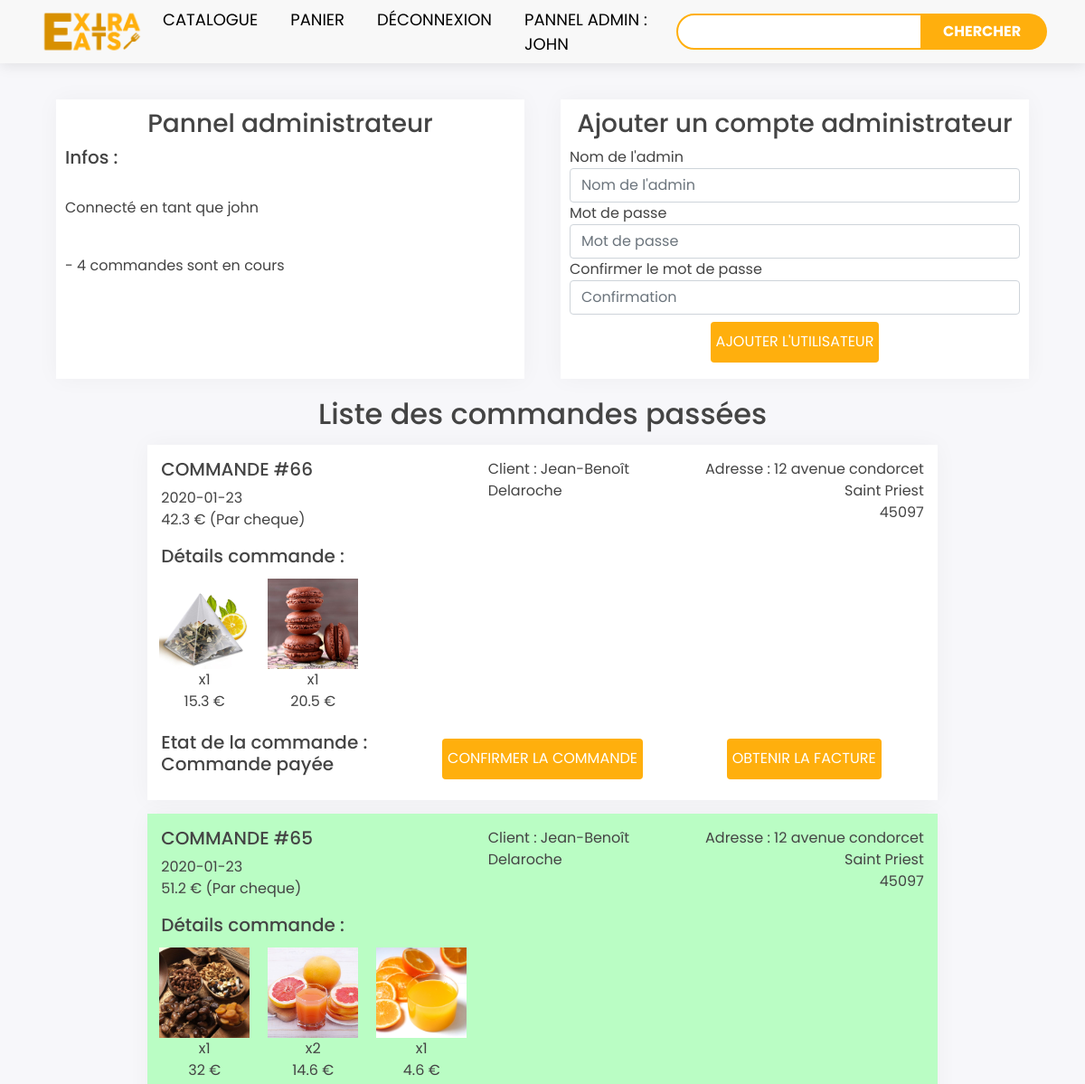
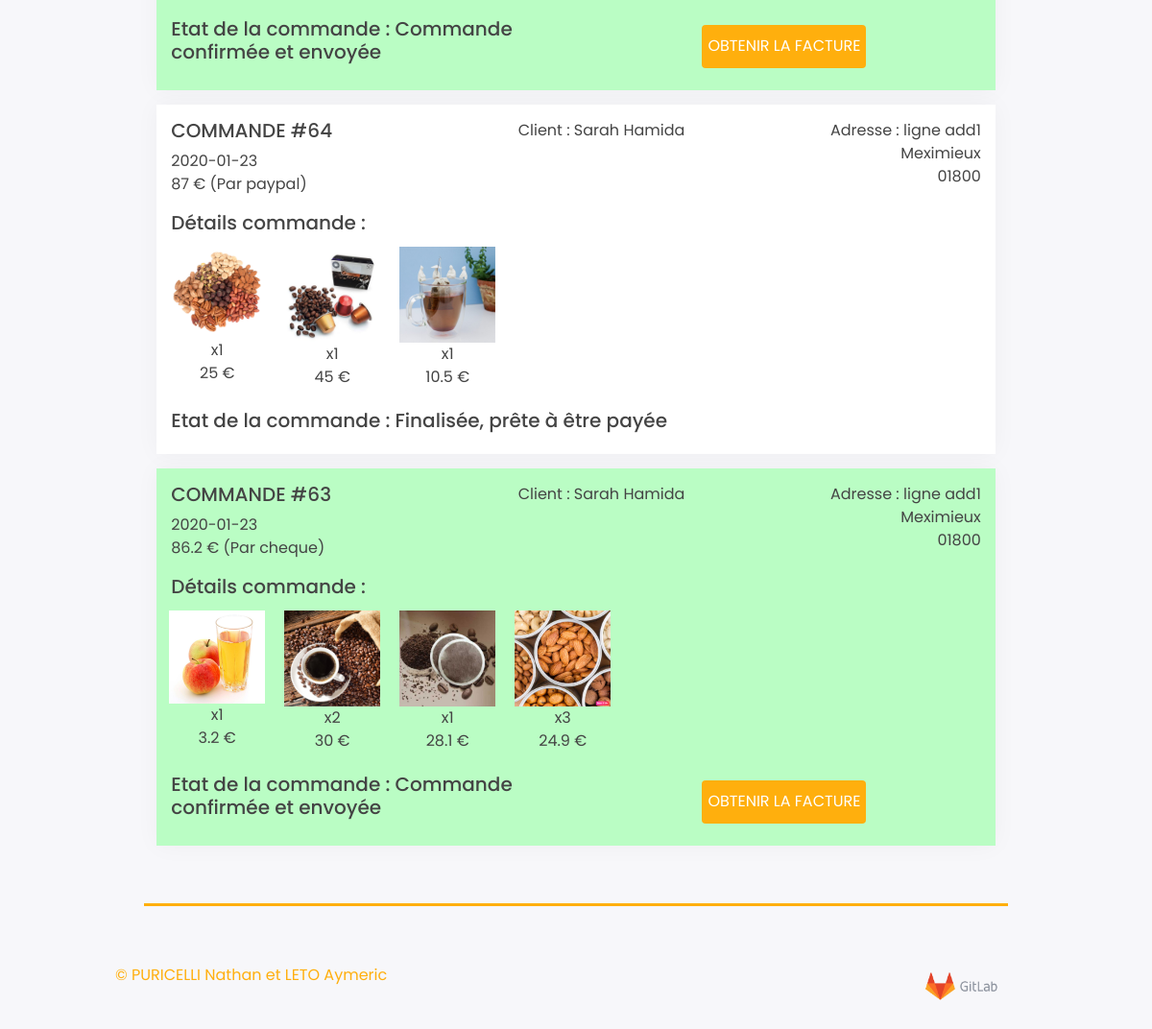
The page /index.php?page=adminPannel (signed in) on the database as committed earlier (2 pictures, top to bottom).
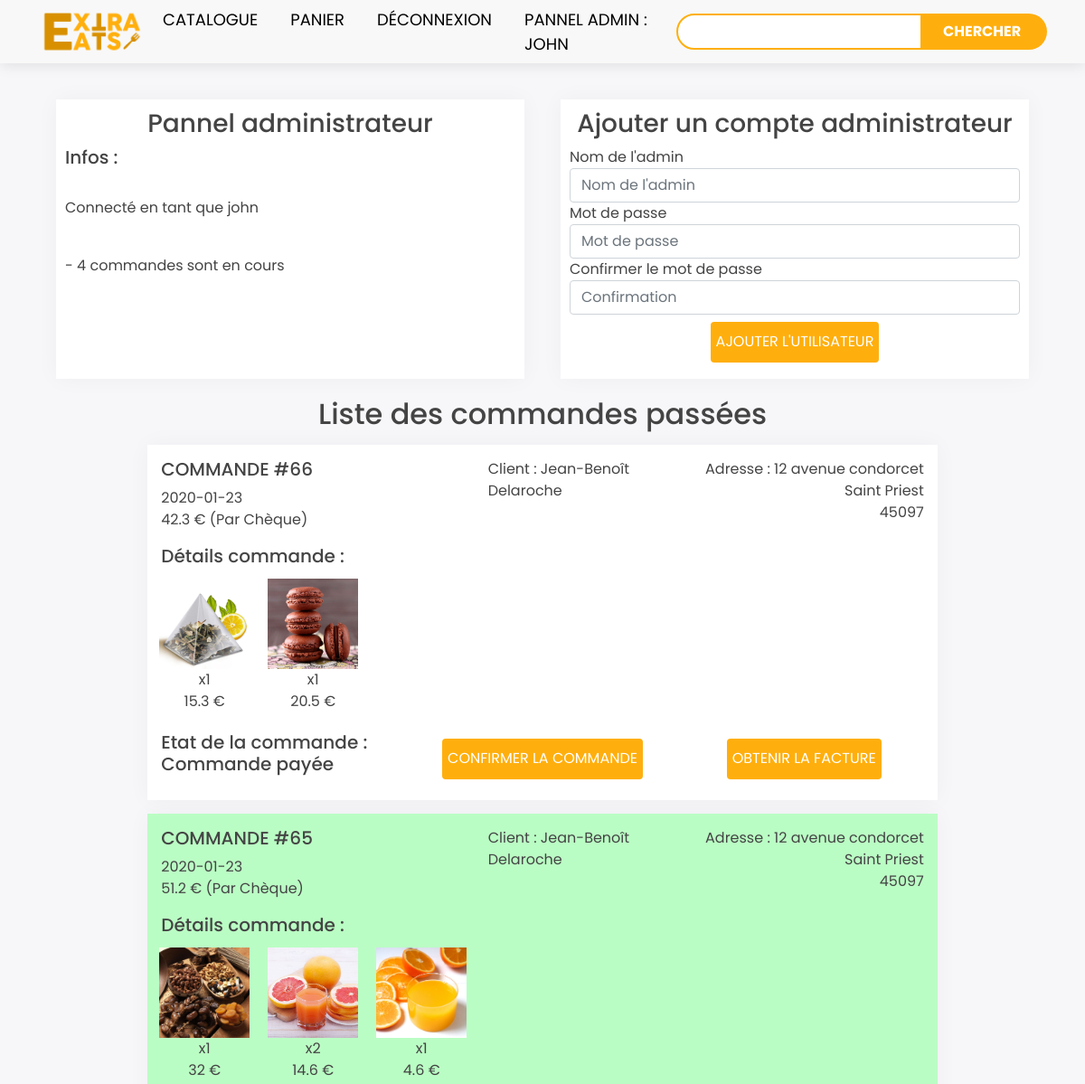
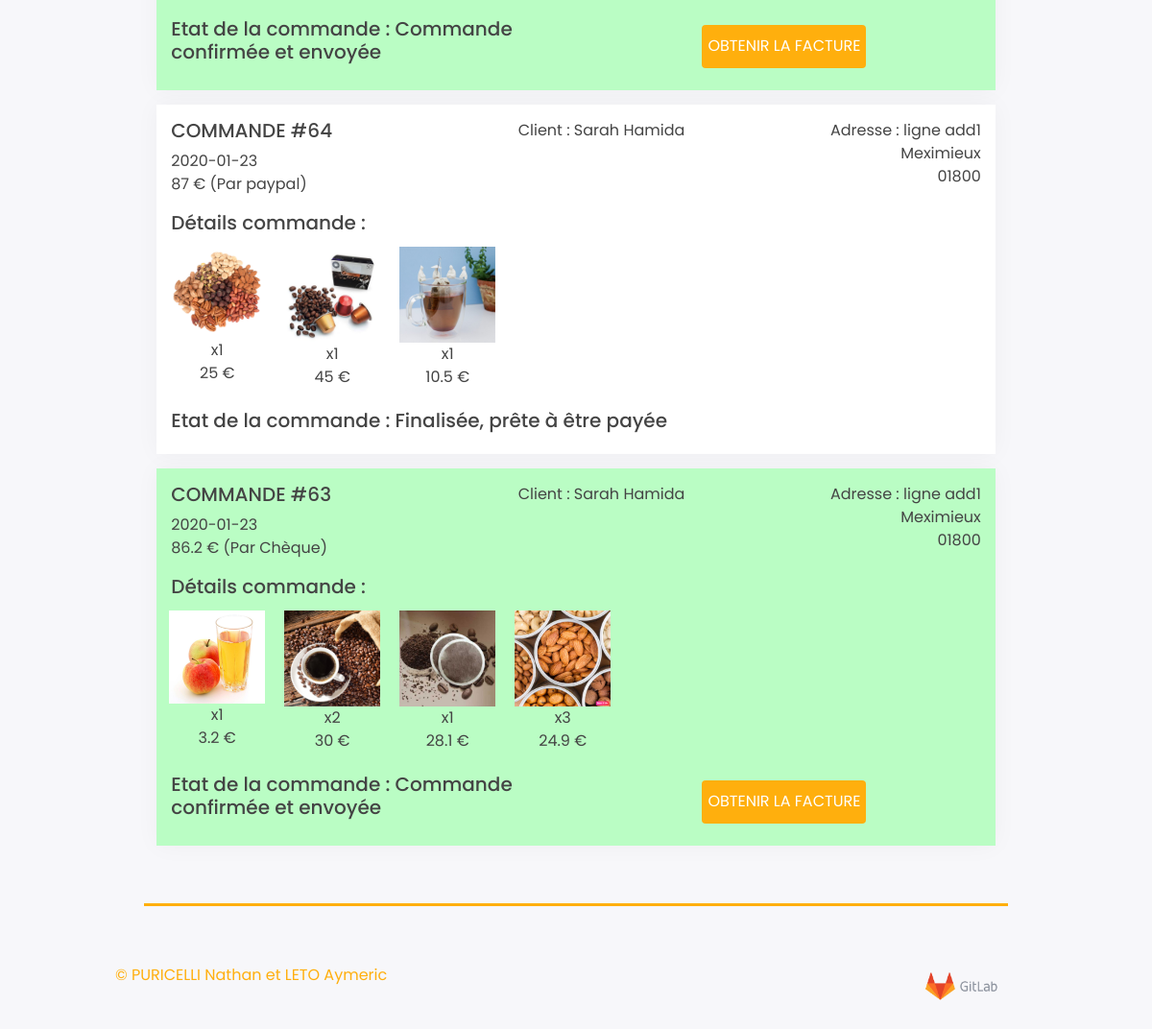
The same page on the database as committed later (2 pictures, top to bottom).
### tables this page shows
CREATE TABLE `orders` (
  `id` int(20) NOT NULL,
  `customer_id` varchar(100) NOT NULL,
  `registered` int(11) NOT NULL,
  `delivery_add_id` int(11) DEFAULT NULL,
  `payment_type` varchar(6) DEFAULT NULL,
  `date` date DEFAULT NULL,
  `status` tinyint(4) NOT NULL,
  `session` varchar(100) NOT NULL,
  `total` float DEFAULT NULL
);

CREATE TABLE `customers` (
  `id` int(11) NOT NULL,
  `forname` varchar(50) NOT NULL,
  `surname` varchar(50) NOT NULL,
  `add1` varchar(50) NOT NULL,
  `add2` varchar(50) NOT NULL,
  `add3` varchar(50) NOT NULL,
  `postcode` varchar(10) NOT NULL,
  `phone` varchar(20) NOT NULL,
  `email` varchar(150) NOT NULL,
  `registered` tinyint(4) NOT NULL
);

CREATE TABLE `delivery_addresses` (
  `id` int(11) NOT NULL,
  `firstname` varchar(50) NOT NULL,
  `lastname` varchar(50) NOT NULL,
  `add1` varchar(50) NOT NULL,
  `add2` varchar(50),
  `city` varchar(50) NOT NULL,
  `postcode` varchar(10) NOT NULL,
  `phone` varchar(20) NOT NULL,
  `email` varchar(150) NOT NULL
);

CREATE TABLE `products` (
  `id` int(11) NOT NULL,
  `cat_id` tinyint(4) NOT NULL,
  `name` varchar(150) NOT NULL,
  `description` text NOT NULL,
  `image` varchar(30) NOT NULL,
  `price` decimal(5,2) NOT NULL,
  `quantity` int(3) NOT NULL
);

### Controller/ControllerAdminPannel.php (called while the page is built, shortened)
<?php
require_once 'Model/AdminPannel.php';
class ControllerAdminPannel {
    private $adminPannel;
    public function __construct() {
        $this->adminPannel = new AdminPannel();
    }
    public function getOrders() {
        $ordersTable = $this->adminPannel->getOrders();
        $ordersList = array();
        foreach ($ordersTable as $order) {
            $status = $order['status'];
            if ($status != 0) {
                $date = $order['date'];
                if($order['payment_type'] != null) {
                    $payment_type = $order['payment_type'];
                } else {
                    $payment_type = null;
                }
                $total = $order['total'];
                $customer_id = $order['customer_id'];
                $customerTable = $this->adminPannel->getCustomer($customer_id);
                $customer = array(
                    "forname" => $customerTable["forname"],
                    "surname" => $customerTable["surname"],
                );
                $delivery_add_id = $order['delivery_add_id'];
                if ($delivery_add_id != null) {
                    $addressTable = $this->adminPannel->getAddress($delivery_add_id);
                    $address = array(
                        "add1" => $addressTable["add1"],
                        "city" => $addressTable["city"],
                        "postcode" => $addressTable["postcode"],
                    );
                } else {
                    $address = null;
                }
                $orderId = $order['id'];
                $itemTable = $this->adminPannel->getOrderItems($orderId);
                $itemList = array();
                foreach ($itemTable as $orderItemLine) {
                    $quantity = $orderItemLine['quantity'];
                    $itemId =  $orderItemLine['product_id'];
                    $itemInfos = $this->adminPannel->getItemInfos($itemId);
                    $name = $itemInfos["name"];
                    $image = $itemInfos["image"];
                    $price = $itemInfos["price"];
                    $item = array(
                        "quantity" => $quantity,
                        "name" => $name,
                        "image" => $image,
                        "price" => $price
                    );
                    array_push($itemList, $item);
                }
                $orderInfos = array(
                    "id" => $orderId,
                    "date" => $date,
                    "payment_type" => $payment_type,
                    "status" => $status,
                    "total" => $total,
                    "customer" => $customer,
                    "address" => $address,
                    "itemList" => $itemList
                );
                array_push($ordersList, $orderInfos);
            }
        }
        return $ordersList;
    }
    public function showPannel($registerValidationMessage = "") {
        $ordersList = $this->getOrders();
        $view = new View("AdminPannel");
        $view->generate(array('ordersList' => $ordersList, 'registerValidationMessage' => $registerValidationMessage));
    }
}

### index.php (called while the page is built, shortened)
<?php
$router = new Router();
$router->routing();

### Model/AdminPannel.php (called while the page is built, shortened)
<?php
require_once 'Model.php';
class AdminPannel extends Model {
    public function getOrders() {
        $sql = "SELECT * FROM orders order by id desc";
        $orders = $this->executerRequete($sql);
        return $orders;
    }
    public function getCustomer($id) {
        $sql = "SELECT * FROM customers WHERE id = ?";
        $query = $this->executerRequete($sql, array($id));
        $q = $query->fetch();
        if($id != 0)
        {
            return $q;
        }
        else return array('forname' => "Utilisateur", "surname" => "Anonyme");
    }
    public function getAddress($id) {
        $sql = "SELECT * FROM delivery_addresses WHERE id = ?";
        $query = $this->executerRequete($sql, array($id));
        $q = $query->fetch();
        return $q;
    }
    public function getOrderItems($id) {
        $sql = "SELECT * FROM orderitems WHERE order_id = ?";
        $query = $this->executerRequete($sql, array($id));
        return $query;
    }
    public function getItemInfos($id) {
        $sql = "SELECT * FROM products WHERE id = ?";
        $query = $this->executerRequete($sql, array($id));
        $q = $query->fetch();
        return $q;
    }
};

### Model/Model.php (called while the page is built, shortened)
<?php
abstract class Model {
    private $bdd;
    protected function executerRequete($sql, $params = null) {
        if ($params == null) {
            $resultat = $this->getBdd()->query($sql);
        }
        else {
            $resultat = $this->getBdd()->prepare($sql);
            $resultat->execute($params);
        }
        return $resultat;
    }
    private function getBdd() {
        if ($this->bdd == null) {
            $dbhost = 'localhost';
            $dbbase = 'web4shop';
            $dbuser = 'userepul';
            $dbpwd = 'epul';
            $this->bdd = new PDO("mysql:host=$dbhost;dbname=$dbbase;charset=utf8",$dbuser, $dbpwd,
                    array(PDO::ATTR_ERRMODE => PDO::ERRMODE_EXCEPTION));
        }
        return $this->bdd;
    }
}

### View/ViewAdminPannel.php (the view, shortened to what the rows shown need)
<div class="container">
    <div class="container">
        <div class="text-center">
            <h2>Liste des commandes passées</h2>
        </div>
        <?php foreach ($ordersList as $order):?>
        <?php if($order['status'] == 10):?>
        <div class="orderBox confirmed">
        <?php else:?>
        <div class="orderBox">
        <?php endif;?>
            <div class="row">
                <div class="col-5" style="text-align:left;">
                    <h5>COMMANDE #<?= $order['id'] ?></h5>
                    <p><?= $order['date'] ?><br/>
                    <?= $order['total'] ?> €
                    <?php if($order['payment_type'] != null): ?>
                    (Par <?= $order['payment_type'] ?>)
                    <?php endif; ?></p>
                </div>
                <div class="col-3">
                    <p>Client : <?= $order['customer']['forname']." ".$order['customer']['surname'] ?></p>
                </div>
                <div class="col-4" style="text-align:right;">
                    <?php if($order['address'] != null):?>
                    <p>Adresse : <?= $order['address']['add1'] ?> <br/>
                    <?= $order['address']['city'] ?> <br/>
                    <?= $order['address']['postcode'] ?></p>
                    <?php endif; ?>
                </div>
            </div>
            <div class="row">
                <h5>Détails commande :</h5>
            </div>
            <div class="row">
                <?php foreach ($order['itemList'] as $item):?>
                <div class="smallProductBox">
                    <?= "<img src = \"assets/img/". $item['image'] ."\" class ='smallItemImage'>" ?>
                    <p>x<?= $item['quantity'] ?><br/>
                    <?= $item['price']*$item['quantity'] ?> €</p>
                </div>
                <?php endforeach; ?>
            </div>
            <div class="row">
                <div class="col">
                    <?php
                    switch ($order['status']) {
                        case 1:
                            $txtStatus = "Finalisée, prête à être payée";
                            break;
                        case 2:
                            $txtStatus = "Commande payée";
                            break;
                        case 10:
                            $txtStatus = "Commande confirmée et envoyée";
                            break;
                    }
                    ?>
                    <h5>Etat de la commande : <?= $txtStatus ?></h5>
                </div>
                <?php if($order['status'] == 2):?>
                <div class="col">
                    <form action = "index.php?page=adminPannel" method="POST" class="text-center">
                        <button class="btn1" type="submit" name='confirmOrder'>CONFIRMER LA COMMANDE</button>
                    </form>
                </div>
                <?php endif;?>
                <?php if($order['status'] == 10 || $order['status'] == 2):?>
                <div class="col">
                    <form action = "index.php?page=adminPannel" target="_blank" method="POST" class="text-center">
                        <button class="btn1" type="submit" name='createPDF'>OBTENIR LA FACTURE</button>
                    </form>
                </div>
                <?php endif;?>
            </div>
        </div>
        <?php endforeach; ?>
    </div>
</div>

Rows that differ between the two databases and show on the page:
changed orders "Commande payée": payment_type "cheque" → "Chèque"
changed orders id 65: payment_type "cheque" → "Chèque"
changed orders id 63: payment_type "cheque" → "Chèque"
